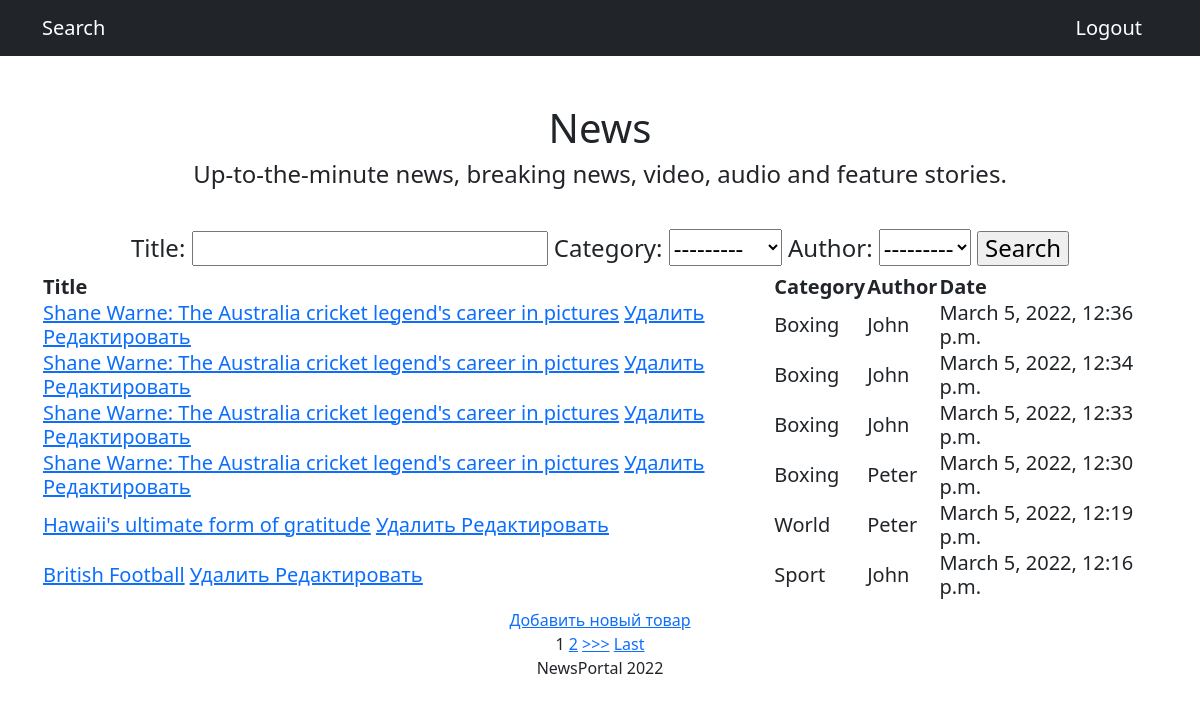
The page /news/ on the database as committed earlier.
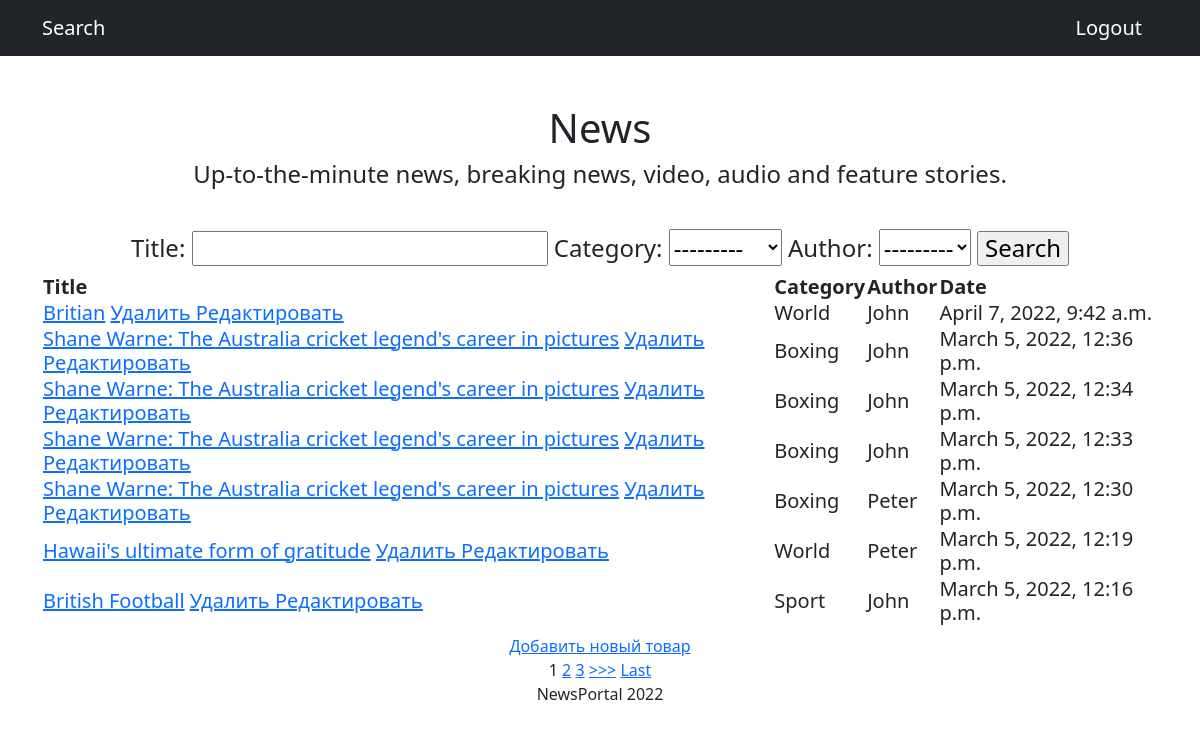
The same page on the database as committed later.
### news/models.py (models this page shows, shortened)
class New(models.Model):
    title = models.CharField(max_length=64, null=True, blank=True)
    text = models.TextField(max_length=356, null=True, blank=True)
    category = models.ForeignKey('Category', on_delete=models.CASCADE)
    author = models.ForeignKey('Author', on_delete=models.CASCADE)
    date = models.DateTimeField(auto_now_add=True, null=True, blank=True)
    class Meta:
        ordering = ['-date']

class Category(models.Model):
    name = models.CharField(max_length=200, null=True, blank=True)
    class Meta:
        verbose_name = 'Category'
        verbose_name_plural = 'Categories'
    def __str__(self):
        return f'{self.name}'

class Author(models.Model):
    name = models.CharField(max_length=200, null=True, blank=True)
    def __str__(self):
        return f'{self.name}'

### news/views.py (the view, shortened to what this page needs)
# urls.py: path('', News.as_view(), name='news_list'),
class News(ListView):
    model = New
    template_name = 'news/news_list.html'
    context_object_name = 'news_list'
    ordering = ['-date']
    paginate_by = 3
    def get_context_data(self, **kwargs):
        context = super().get_context_data(**kwargs)
        context['filter'] = NewsFilter(self.request.GET, queryset=self.get_queryset())
        return context

### news/templates/news/news_list.html (shortened to what this page needs)
{% extends 'news/default.html' %}
{% load static %}
{% block title %} News {% endblock title %}
{% block content %}
<form method="GET">
    {{ filter.form }}
    <input type="submit" value="Search">
</form>
<h5>
    <table>
        <thead>
        <tr>
            <th>Title</th>
            <th>Category</th>
            <th>Author</th>
            <th>Date</th>
        </tr>
        </thead>
        {% for new in filter.qs %}
        <tbody>
        <tr>
        <tr>
            <td>
                <a href="{% url 'news' new.id %}">{{ new.title }}</a>
                <a href="{% url 'delete' new.id %}"><u> Удалить </u></a>
                <a href="{% url 'update' new.id %}"><u> Редактировать </u></a>
            </td>
            <td>{{ new.category.name }}</td>
            <td>{{ new.author }}</td>
            <td>{{ new.date }}</td>
        </tr>
        </tbody>
        {% endfor %}
    </table>
</h5>
<a href="{% url 'create' %}">Добавить новый товар</a> <br>
{% if is_paginated %}
{% for num in page_obj.paginator.page_range %}
{% if page_obj.number == num %}
<a>{{ num }}</a>
{% elif num > page_obj.number|add:'-3' and num < page_obj.number|add:'3' %}
<a href="?page={{ num }}">{{ num }}</a>
{% endif %}
{% endfor %}
{% if page_obj.has_next %}
<a href="?page={{ page_obj.next_page_number }}">>>></a>
<a href="?page={{ page_obj.paginator.num_pages }}">Last</a>
{% endif %}
{% endif %}
{% endblock content %}

Rows that differ between the two databases and show on the page:
added New: title "Britian", category.name "World", author "John", date "April 7, 2022, 9:42 a.m."
Other text that changed with them:
new list line: "3"
